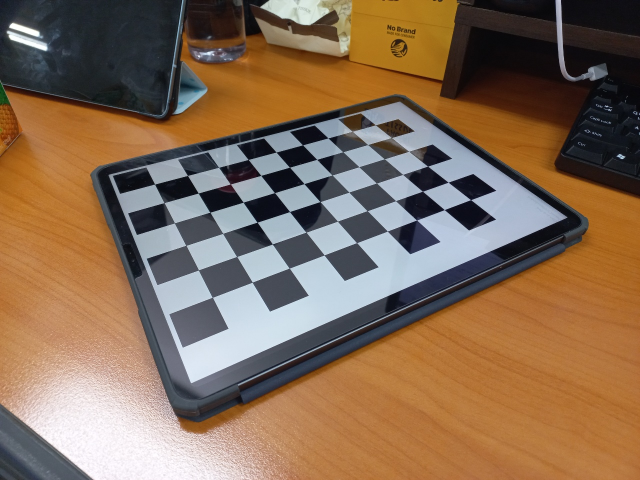
#> input picture picture2/checkerboard (1).jpg, 1280 x 960 px (shown at 1/2 size); its folder holds 3 pictures in this run
$ python callibration.py
#> lines starting #> are read from the running program, lines starting #| are printed output that depends on the picture; long printed decimals are rounded
import numpy as np
import glob, cv2
import math
from sympy import Symbol, solve

def get_camera_matrix(images):
    criteria = (cv2.TERM_CRITERIA_EPS+cv2.TERM_CRITERIA_MAX_ITER, 30, 0.001)

    objp = np.zeros((6*9, 3), np.float32)
    objp[:,:2] = np.mgrid[0:9,0:6].T.reshape(-1, 2)

    objpoints = []
    imgpoints = []

    for name in images:
        img = cv2.imread(name)
#> img is the input picture: shape (960, 1280, 3); mean B, G, R 85.4, 108, 133.6
        gray = cv2.cvtColor(img, cv2.COLOR_BGR2GRAY)
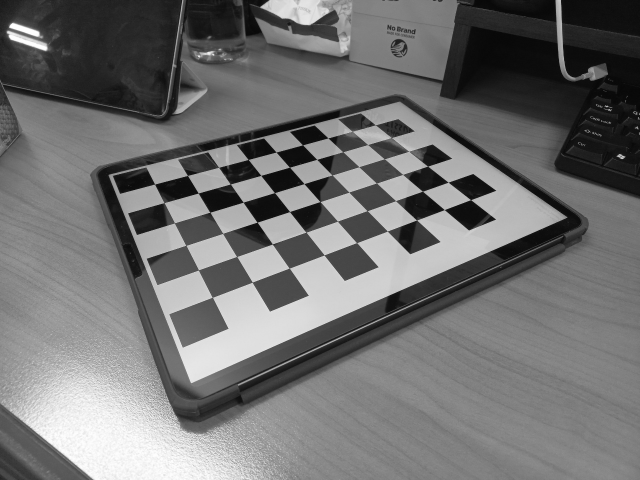
#> gray: shape (960, 1280) (shown at 1/2 size); min 1, max 255, mean 113.1
        print(gray.shape[::-1])
#| (1280, 960)

        ret, corners = cv2.findChessboardCorners(gray, (9, 6), None)
#> ret = True; corners = 54 rows, first 8: [309.7, 369], [375.5, 351.4], [437.8, 335.2], [496.9, 319.5], [552.5, 304.5], [605.6, 290.3], [656.5, 276.3], [704.8, 263]

        if ret == True:
            objpoints.append(objp)
            corners2 = cv2.cornerSubPix(gray, corners, (11, 11), (-1, -1), criteria)
#> corners2 = 54 rows, first 8: [309.6, 368.6], [375.4, 351.2], [437.7, 335.2], [496.8, 319.5], [552.5, 304.5], [605.6, 290.3], [656.5, 276.4], [704.8, 263.1]
            imgpoints.append(corners2)
#> pass 2 of the loop in get_camera_matrix, `for name in images:`:
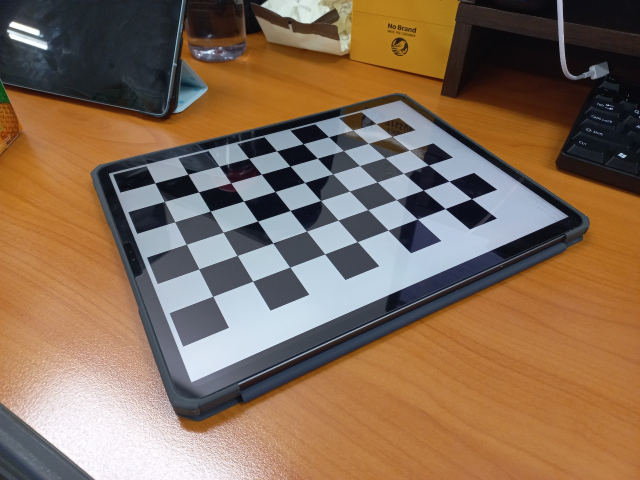
#> input picture picture2/checkerboard (2).jpg, 1280 x 960 px (shown at 1/2 size)
#> in get_camera_matrix, img is the input picture: shape (960, 1280, 3); mean B, G, R 87.1, 108.4, 133.3
#> in get_camera_matrix, `gray = cv2.cvtColor(img, cv2.COLOR_BGR2GRAY)`:
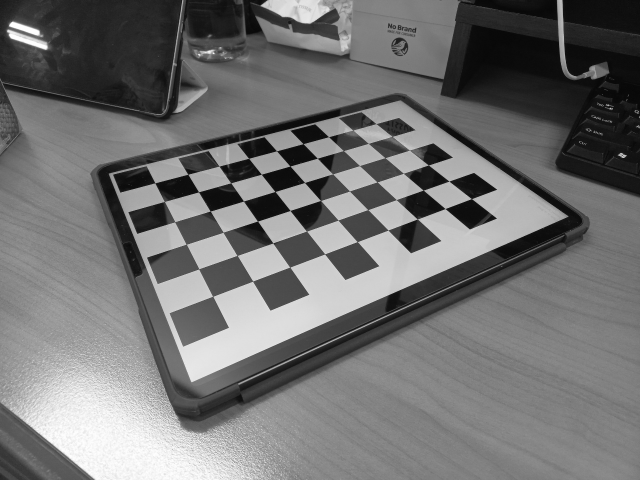
#> gray: shape (960, 1280) (shown at 1/2 size); min 0, max 255, mean 113.4
#| (1280, 960)
#> corners = 54 rows, first 8: [310.3, 366.2], [376.1, 349], [438.7, 332.9], [497.7, 317.2], [553.4, 302], [606.6, 287.8], [657.7, 273.9], [706.3, 260.7]
#> corners2 = 54 rows, first 8: [310.2, 366.2], [376.1, 348.7], [438.5, 332.7], [497.7, 317.2], [553.5, 302.2], [606.6, 287.8], [657.6, 273.9], [706.3, 260.6]
#> pass 3 of the loop in get_camera_matrix, `for name in images:`:
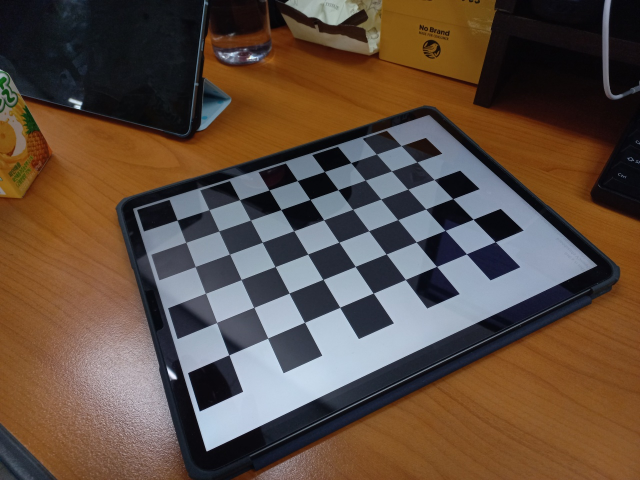
#> input picture picture2/checkerboard (3).jpg, 1280 x 960 px (shown at 1/2 size)
#> in get_camera_matrix, img is the input picture: shape (960, 1280, 3); mean B, G, R 64.1, 76.8, 94.8
#> in get_camera_matrix, `gray = cv2.cvtColor(img, cv2.COLOR_BGR2GRAY)`:
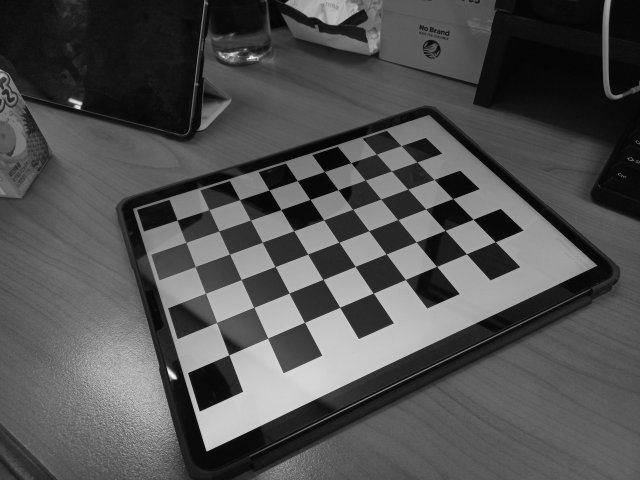
#> gray: shape (960, 1280) (shown at 1/2 size); min 1, max 251, mean 80.7
#| (1280, 960)
#> corners = 54 rows, first 8: [354.6, 440.6], [418.5, 419.8], [479.7, 400], [538.6, 380.3], [595, 361.8], [649.4, 343.5], [702.2, 325.8], [753.1, 308.5]
#> corners2 = 54 rows, first 8: [354.6, 440.5], [418.4, 419.7], [479.6, 400], [538.5, 380.4], [594.9, 361.7], [649.3, 343.5], [702.2, 325.8], [753.2, 308.5]

            # img = cv2.drawChessboardCorners(img, (9, 6), corners2, ret)
            # cv2.imshow('img', img)
            # cv2.waitKey(0)

    return cv2.calibrateCamera(objpoints, imgpoints, gray.shape[::-1],None,None)

# [29 lines left out: functions MouseLeftClick, MouseLeftClick2, MouseLeftClick3, not called in this run]

def fixToMidPoint(_corner_points, _center_point):
    _corner_points[:, 0] = _corner_points[:, 0] - _center_point[0]
    _corner_points[:, 1] = -_corner_points[:, 1] + _center_point[1]

# [4 lines left out: function cal_distance, not called in this run]

def cal_distance2(point1, point2):
    return math.sqrt((point1[0]-point2[0])**2 + (point1[1]-point2[1])**2 + (point1[2]-point2[2])**2)

# [14 lines left out: functions cal_focus_length, cal_intrinsic_param, not called in this run]

cali_images = glob.glob("./picture2/*.jpg")
ret, mtx, dists, rvecs, tvecs = get_camera_matrix(cali_images)
#> ret = 0.174; mtx = [[953.3, 0, 648.3], [0, 927.1, 423.3], [0, 0, 1]]; dists = [[0.134, -0.708, -0.00704, 0.00304, 2.36]]; rvecs = ([-0.833, -0.25, -0.471], [-0.831, -0.25, -0.471], [-0.736, -0.153, -0.438]); tvecs = ([-5.07, -0.826, 14.39], [-5.06, -0.862, 14.37], [-4.48, 0.282, 14.61])

print("mtx : ", mtx)
#| mtx :  [[953.295   0.         648.348]
#|  [  0.         927.099 423.304]
#|  [  0.           0.           1.        ]]

U = Symbol('U')
V = Symbol('V')
Hx = Symbol('Hx')
Hy = Symbol('Hy')


H = 940.0
H = 918.5032416076951
H = 1
M = 3000
corner_points = np.zeros((4,3))
mid_points = np.zeros((4,3))
object_points = np.zeros((4,3))
mid_object_points = np.zeros((4,3))
plane_points = np.zeros((3, 3))
test_points = np.zeros((4, 3), dtype= np.float64)
index = 0

mound_images = glob.glob("./picture3/*jpg")
for name in mound_images:
    img = cv2.imread(name)
    center_point = np.zeros(3)
    center_point[0] = img.shape[1] / 2
    center_point[1] = img.shape[0] / 2
    center_point[2] = H

    # [26 lines of commented-out code are left out]

    corner_points = np.array(
        [[ 219 ,  29,  H],
        [ -32,  221,  H],
        [-412,  117,  H],
        [-253, -178,  H]], dtype=np.float64)
    mid_points = np.array(
        [[  75,  139 , H],
        [-203 , 174 , H],
        [-345 ,  -2 , H],
        [  11 , -59 , H]], dtype=np.float64)
    test_points = np.array(
        [[  52.,  116.,  H],
        [-143. ,  91. , H],
        [-282. ,  13. , H],
        [-640. , 480. , H]], dtype = np.float64)


    print(center_point)
    print("corner_points : ", corner_points)
    print("mid_points : ", mid_points)

    first_to_second_ratio = (corner_points[0, 0] - mid_points[0, 0]) / (mid_points[0, 0] - corner_points[1, 0])
    first_to_first_mid_ratio = (1 + first_to_second_ratio) / 2
    first_to_forth_ratio = (corner_points[0, 0] - mid_points[3, 0]) / (mid_points[3, 0] - corner_points[3, 0])
    first_to_forth_mid_ration = (1 + first_to_forth_ratio) / 2
    print(first_to_second_ratio)
    print(first_to_first_mid_ratio)
    print(first_to_forth_ratio)
    print(first_to_forth_mid_ration)

    # [27 lines of commented-out code are left out]
    plane_points[0] = object_points[0] = M * corner_points[0]
    plane_points[1] = object_points[1] = M * first_to_second_ratio * corner_points[1]
    plane_points[2] = object_points[3] = M * first_to_forth_ratio * corner_points[3]

    print(object_points)
    print(plane_points)

    # print("focus length : ", cal_focus_length(object_points[0], object_points[1], object_points[3]))

    plane_matrix = np.linalg.inv(plane_points)
    print(plane_matrix)
    plane_matrix = plane_matrix.sum(axis = 1)
    print(plane_matrix)

    first_test_ratio = 1 / test_points[0].dot(plane_matrix)
    second_test_ratio = 1 / test_points[1].dot(plane_matrix)
    third_test_ratio = 1 / test_points[2].dot(plane_matrix)

    print("distance first test to forth : ", cal_distance2(test_points[0] * first_test_ratio, object_points[3]))
    print("distance second test to forth : ", cal_distance2(test_points[1] * second_test_ratio, object_points[3]))
    print("distance third test to forth : ", cal_distance2(test_points[2] * third_test_ratio, object_points[3]))

    print("distnace first to second : ", cal_distance(object_points, 0, 1))
    print("distnace first to forth : ", cal_distance(object_points, 0, 3))
    print("distnace seconde to forth : ", cal_distance(object_points, 1, 3))

    break


cv2.destroyAllWindows()
